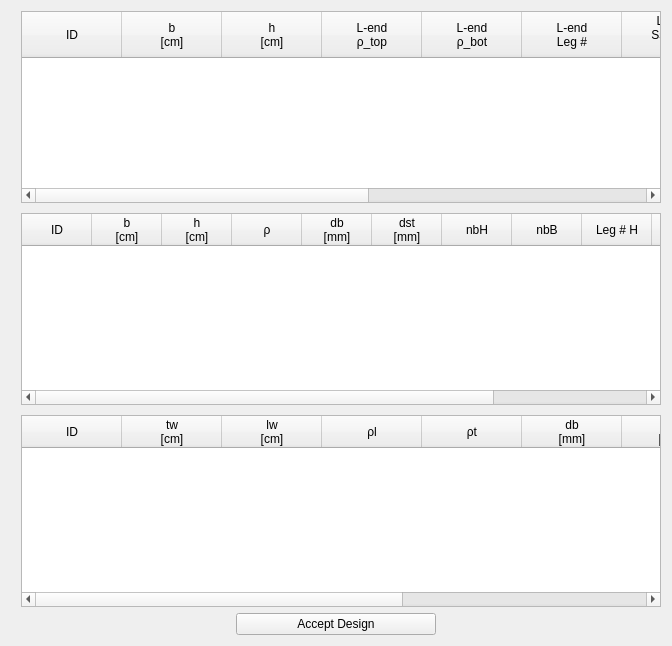
     <widget class="QWidget" name="DesignResults">
      <property name="styleSheet">
       <string notr="true"/>
      </property>
      <attribute name="title">
       <string>Design Results</string>
      </attribute>
      <layout class="QGridLayout" name="gridLayout">
       <item row="0" column="0">
        <layout class="QVBoxLayout" name="verticalLayout">
         <property name="sizeConstraint">
          <enum>QLayout::SetDefaultConstraint</enum>
         </property>
         <item>
          <layout class="QHBoxLayout" name="lay_hor_design_results" stretch="2,2">
           <property name="spacing">
            <number>10</number>
           </property>
           <item>
            <widget class="MplWidget" name="DataFrame" native="true"/>
           </item>
           <item>
            <layout class="QVBoxLayout" name="lay_ver_data_design">
             <property name="spacing">
              <number>10</number>
             </property>
             <item>
              <widget class="QTableWidget" name="tbl_data_design_beams">
               <property name="minimumSize">
                <size>
                 <width>640</width>
                 <height>0</height>
                </size>
               </property>
               <property name="maximumSize">
                <size>
                 <width>640</width>
                 <height>16777215</height>
                </size>
               </property>
               <property name="styleSheet">
                <string notr="true">font: 8pt &quot;MS Shell Dlg 2&quot;;</string>
               </property>
               <column>
                <property name="text">
                 <string>ID</string>
                </property>
               </column>
               <column>
                <property name="text">
                 <string>b
[cm]</string>
                </property>
                <property name="font">
                 <font>
                  <weight>50</weight>
                  <bold>false</bold>
                 </font>
                </property>
                <property name="background">
                 <color>
                  <red>0</red>
                  <green>0</green>
                  <blue>0</blue>
                 </color>
                </property>
               </column>
               <column>
                <property name="text">
                 <string>h
[cm]</string>
                </property>
               </column>
               <column>
                <property name="text">
                 <string>L-end
ρ_top</string>
                </property>
               </column>
               <column>
                <property name="text">
                 <string>L-end
ρ_bot</string>
                </property>
               </column>
               <column>
                <property name="text">
                 <string>L-end
Leg #</string>
                </property>
               </column>
               <column>
                <property name="text">
                 <string>L-end
Sstirrup
[cm]</string>
                </property>
               </column>
               <column>
                <property name="text">
                 <string>R-end
ρ_top</string>
                </property>
               </column>
               <column>
                <property name="text">
                 <string>R-end
ρ_bot</string>
                </property>
               </column>
               <column>
                <property name="text">
                 <string>R-end
Leg #</string>
                </property>
               </column>
               <column>
                <property name="text">
                 <string>R-end
Sstirrup
[cm]</string>
                </property>
               </column>
              </widget>
             </item>
             <item>
              <widget class="QTableWidget" name="tbl_data_design_columns">
               <attribute name="horizontalHeaderDefaultSectionSize">
                <number>70</number>
               </attribute>
               <column>
                <property name="text">
                 <string>ID</string>
                </property>
               </column>
               <column>
                <property name="text">
                 <string>b
[cm]</string>
                </property>
               </column>
               <column>
                <property name="text">
                 <string>h
[cm]</string>
                </property>
               </column>
               <column>
                <property name="text">
                 <string>ρ</string>
                </property>
               </column>
               <column>
                <property name="text">
                 <string>db
[mm]</string>
                </property>
               </column>
               <column>
                <property name="text">
                 <string>dst
[mm]</string>
                </property>
               </column>
               <column>
                <property name="text">
                 <string>nbH</string>
                </property>
               </column>
               <column>
                <property name="text">
                 <string>nbB</string>
                </property>
               </column>
               <column>
                <property name="text">
                 <string>Leg # H</string>
                </property>
               </column>
               <column>
                <property name="text">
                 <string>Leg # B</string>
                </property>
               </column>
               <column>
                <property name="text">
                 <string>Sstirrup
[cm]</string>
                </property>
               </column>
               <column>
                <property name="text">
                 <string>Vu/Vn</string>
                </property>
               </column>
              </widget>
             </item>
             <item>
              <widget class="QTableWidget" name="tbl_data_design_walls">
               <column>
                <property name="text">
                 <string>ID</string>
                </property>
               </column>
               <column>
                <property name="text">
                 <string>tw
[cm]</string>
                </property>
               </column>
               <column>
                <property name="text">
                 <string>lw
[cm]</string>
                </property>
               </column>
               <column>
                <property name="text">
                 <string>ρl</string>
                </property>
               </column>
               <column>
                <property name="text">
                 <string>ρt</string>
                </property>
               </column>
               <column>
                <property name="text">
                 <string>db
[mm]</string>
                </property>
               </column>
               <column>
                <property name="text">
                 <string>dst
[mm]</string>
                </property>
               </column>
               <column>
                <property name="text">
                 <string>c/lw</string>
                </property>
               </column>
               <column>
                <property name="text">
                 <string>σc/f'c</string>
                </property>
                <property name="font">
                 <font>
                  <pointsize>9</pointsize>
                 </font>
                </property>
               </column>
               <column>
                <property name="text">
                 <string>Boundary
Elements</string>
                </property>
               </column>
              </widget>
             </item>
            </layout>
           </item>
          </layout>
         </item>
         <item>
          <layout class="QHBoxLayout" name="horizontalLayout_6">
           <item>
            <widget class="QPushButton" name="AcceptDesign">
             <property name="maximumSize">
              <size>
               <width>200</width>
               <height>16777215</height>
              </size>
             </property>
             <property name="text">
              <string>Accept Design</string>
             </property>
            </widget>
           </item>
          </layout>
         </item>
        </layout>
       </item>
      </layout>
     </widget>
